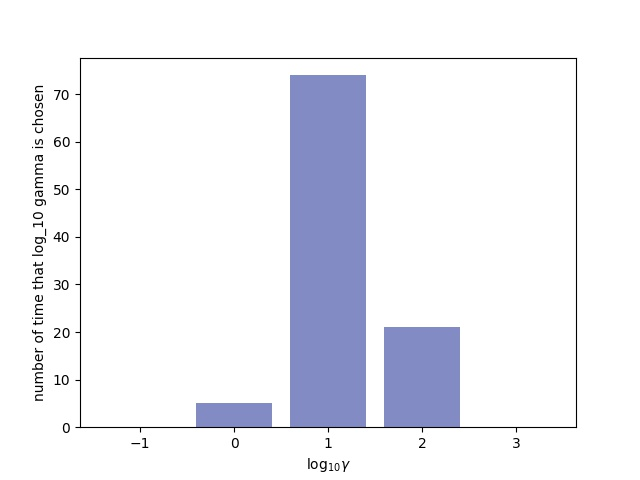

Source code (Python):
from sklearn import svm
import numpy as np
import matplotlib.pyplot as plt
import matplotlib
import random
matplotlib.use('Agg')
import math

def rbf_kernel(x1, x2, gamma):
    return np.exp(- gamma * np.square(x1 - x2).sum())

target_number = 0

# convert data
f = open('features.train', 'r')
lines = f.readlines()

# if y is target_number, y = 1, else -1
all_data = np.array([ [ int(line.split()[0][0]), *map(float, line.split()[1:]) ] for line in lines ])
train_y = np.where(all_data[:,0] == target_number, 1, -1)
train_x = all_data[:,1:]

# test_data = np.array([ [ int(line.split()[0][0]), *map(float, line.split()[1:]) ] for line in lines ])
# test_y = np.where(test_data[:,0] == target_number, 1, -1)
# test_x = test_data[:,1:]

# print(train_y, train_x)
# print(f'{len(train_y)}, {len(train_x)}')
# print(train_y, train_x)
C_list = [-3, -2, -1, 0, 1]
# log_10 C = 0.1 does better
C = -1
gamma_list = [-1, 0, 1, 2, 3]
gamma = 80
all_Eout = []
best_gamma_count = [0, 0, 0, 0, 0]
exp_time = 100
sample_n = 1000
N = len(train_x)
# all_w = []
# all_Ein = []
# all_distance = []
# n_support_vectors = []
for i in range(exp_time):
    sample_set = random.sample(range(N), sample_n)
    sample_set.sort()
    mask = np.full(N, True, dtype=bool)
    mask[sample_set] = False
    test_x = train_x[~mask]
    test_y = train_y[~mask]
    train_x_prime = train_x[mask]
    train_y_prime = train_y[mask]
    Ein_list = []
    for gamma in gamma_list:
        classifier = svm.SVC(kernel = 'rbf', gamma = 10 ** gamma, C = 10 ** C)
        classifier.fit(train_x_prime, train_y_prime)
        # print(f'*************** log_10 gamma is {gamma} ****************')
        # print(f'support vectors are: {classifier.support_vectors_}\ncoefficients are: {classifier.dual_coef_}\nsupport vectors\'s indices are {classifier.support_}\n')
        result = classifier.predict(test_x)
        error_array = np.not_equal(result, test_y)
        Ein = np.sum(error_array) / len(error_array)
        Ein_list.append(Ein)
        # w = classifier.coef_
        # all_w.append(np.linalg.norm(w))
        # n_support_vectors.append(classifier.n_support_)
    best_gamma_count[np.argmin(Ein_list)] += 1
    print(f'its the {i}-th exp:')

plt.bar(gamma_list, best_gamma_count, color = '#838BC5')
plt.xlabel('$\log_{10} \gamma$')
plt.ylabel('number of time that log_10 gamma is chosen')
plt.savefig('16.jpg')
f.close()
